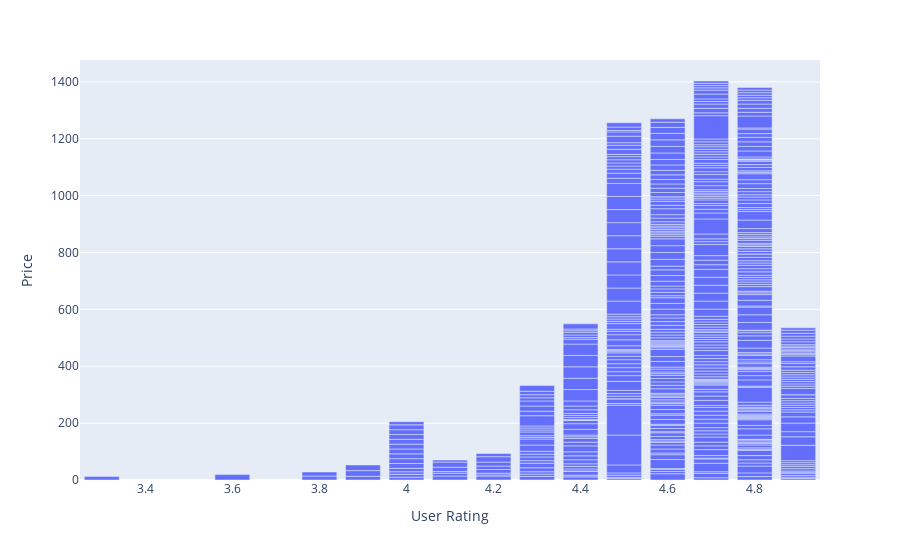

The code cell stored with this chart in its notebook:
### Code cell
# Relation between rating and price
px.bar(data,x='User Rating', y='Price')

### Figure 1 — Plotly figure (JSON) as saved in the notebook; plotly's stock layout.template omitted (floating-point values rounded to 4 significant figures; data arrays with more than 128 entries replaced by an {"elided": "..."} marker saying what was removed)
{"data": [{"alignmentgroup": "True", "hovertemplate": "User Rating=%{x}<br>Price=%{y}<extra></extra>", "legendgroup": "", "marker": {"color": "#636efa", "pattern": {"shape": ""}}, "name": "", "offsetgroup": "", "orientation": "v", "showlegend": false, "textposition": "auto", "type": "bar", "x": {"elided": "550 float values"}, "xaxis": "x", "y": {"elided": "550 int values"}, "yaxis": "y"}], "layout": {"barmode": "relative", "legend": {"tracegroupgap": 0}, "margin": {"t": 60}, "xaxis": {"anchor": "y", "domain": [0, 1], "title": {"text": "User Rating"}}, "yaxis": {"anchor": "x", "domain": [0, 1], "title": {"text": "Price"}}}}
